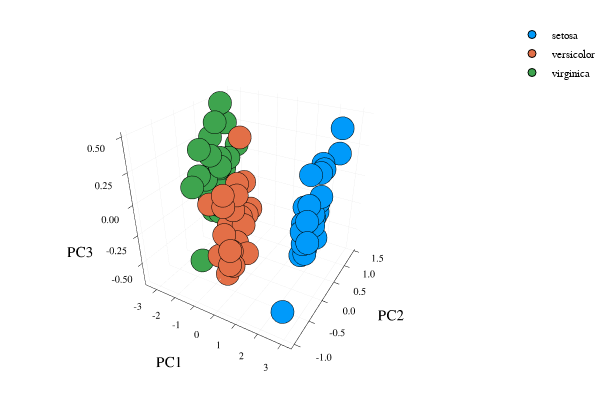

Write notebook code for a chart like this one.
### Code cell
# visualize first 3 principal components in 3D interacive plot
plotly() # using plotly for 3D-interacive graphing
p = scatter(setosa[1,:], setosa[2,:] ,setosa[3,:], marker=:circle, linewidth=0, label="setosa")
scatter!(versicolor[1,:], versicolor[2,:], versicolor[3,:], marker=:circle, linewidth=0, label="versicolor")
scatter!(virginica[1,:], virginica[2,:], virginica[3,:], marker=:circle, linewidth=0, label="virginica")
plot!(p, xlabel="PC1", ylabel="PC2", zlabel="PC3")

### Figure 1 — Plotly figure (JSON) as saved in the notebook; plotly's stock layout.template omitted (floating-point values rounded to 4 significant figures)
{"data": [{"colorbar": {"title": ""}, "legendgroup": "setosa", "marker": {"color": "rgba(0, 154, 250, 1.000)", "line": {"color": "rgba(0, 0, 0, 1.000)", "width": 1}, "size": 8, "symbol": "circle"}, "mode": "markers", "name": "setosa", "showlegend": true, "type": "scatter3d", "x": [2.727, 2.755, 2.324, 2.651, 2.689, 2.634, 3.226, 2.448, 2.677, 2.624, 2.576, 2.324, 2.521, 2.594, 2.646, 2.441, 2.654, 2.886, 2.83, 2.617, 2.836, 2.429, 2.725, 2.852, 2.726], "xaxis": "x1", "y": [-0.2309, -0.4061, 0.6464, 0.08281, -0.1741, -0.08252, -0.6143, 1.224, 0.2285, 0.4039, 0.33, 0.02917, -0.1911, 0.2952, -0.285, 0.3597, 0.984, 0.005853, 0.164, 0.1569, -0.9693, 0.09085, -0.3148, -0.3248, 0.03576], "yaxis": "y1", "z": [-0.2531, -0.02713, 0.2305, -0.02529, -0.2315, 0.0821, -0.02111, 0.4065, 0.03861, 0.249, 0.2336, 0.02661, -0.2912, -0.05838, -0.003412, -0.1222, 0.2599, -0.1801, 0.1024, -0.07585, -0.4807, 0.2597, -0.1499, 0.03467, -0.09957], "zmax": null, "zmin": null}, {"colorbar": {"title": ""}, "legendgroup": "versicolor", "marker": {"color": "rgba(227, 111, 71, 1.000)", "line": {"color": "rgba(0, 0, 0, 1.000)", "width": 1}, "size": 8, "symbol": "circle"}, "mode": "markers", "name": "versicolor", "showlegend": true, "type": "scatter3d", "x": [-0.901, -0.1896, -0.6319, 0.7373, 0.00578, -0.4948, -0.9661, -0.892, -0.2236, -0.04244, -0.3399, -0.9034, -0.8688, -1.528, 0.3142, 0.1891, -1.371, -0.7792, -0.8062, -0.1677, -0.8693, 0.6921, -0.3159, -0.6204, -0.2889], "xaxis": "x1", "y": [0.3507, -0.7887, -0.4053, -1.02, -0.7468, -0.09675, -0.08871, 0.5357, -0.2975, -0.5496, -0.02316, -0.1334, 0.3974, 0.3394, -0.333, -0.6438, -0.3793, 0.1729, -0.2645, -0.6603, -0.007377, -1.01, -0.2157, 0.0637, -0.3367], "yaxis": "y1", "z": [0.002741, -0.2911, -0.02078, -0.1213, 0.1792, 0.1008, -0.08985, -0.2759, -0.3224, -0.3171, -0.2543, -0.2632, -0.2934, -0.1485, -0.3773, -0.3998, -0.04504, 0.3938, -0.6706, -0.155, -0.02806, -0.2399, 0.0439, -0.2181, -0.04575], "zmax": null, "zmin": null}, {"colorbar": {"title": ""}, "legendgroup": "virginica", "marker": {"color": "rgba(62, 164, 78, 1.000)", "line": {"color": "rgba(0, 0, 0, 1.000)", "width": 1}, "size": 8, "symbol": "circle"}, "mode": "markers", "name": "virginica", "showlegend": true, "type": "scatter3d", "x": [-1.413, -1.954, -3.355, -2.896, -2.871, -1.789, -1.351, -1.882, -3.424, -1.303, -1.199, -1.375, -2.571, -1.274, -2.348, -3.162, -1.425, -3.034, -1.88, -2.076, -1.892, -2.533, -1.92, -1.742, -1.377], "xaxis": "x1", "y": [-0.5567, -0.1338, 0.6929, 0.4871, 0.8284, -0.1464, -0.7518, 0.1355, 1.254, -0.6734, -0.6162, -0.1422, 0.657, -0.09782, 0.5825, 1.473, -0.08304, 0.8332, 0.08581, 0.4442, 0.4761, 0.329, 0.2466, 0.1276, -0.2803], "yaxis": "y1", "z": [0.2141, 0.0759, -0.293, -0.3861, 0.497, -0.07681, 0.175, 0.4741, 0.2597, -0.4442, 0.4235, -0.1039, -0.1501, 0.2014, -0.404, 0.03445, -0.1814, -0.2694, 0.1552, 0.05409, 0.1407, 0.3093, 0.18, 0.1232, 0.315], "zmax": null, "zmin": null}], "layout": {"annotations": [], "height": 400, "legend": {"bgcolor": "rgba(255, 255, 255, 1.000)", "bordercolor": "rgba(0, 0, 0, 1.000)", "font": {"color": "rgba(0, 0, 0, 1.000)", "family": "sans-serif", "size": 11}, "tracegroupgap": 0, "x": 1, "y": 1}, "margin": {"b": 20, "l": 0, "r": 0, "t": 20}, "paper_bgcolor": "rgba(255, 255, 255, 1.000)", "plot_bgcolor": "rgba(255, 255, 255, 1.000)", "scene": {"camera": {"eye": {"x": 1.126, "y": -1.95, "z": 1.3}}, "xaxis": {"anchor": "y1", "domain": [0.09128, 0.9934], "gridcolor": "rgba(0, 0, 0, 0.100)", "gridwidth": 0.5, "linecolor": "rgba(0, 0, 0, 1.000)", "mirror": false, "range": [-3.624, 3.426], "showgrid": true, "showline": true, "showticklabels": true, "tickangle": 0, "tickcolor": "rgb(0, 0, 0)", "tickfont": {"color": "rgba(0, 0, 0, 1.000)", "family": "sans-serif", "size": 11}, "tickmode": "array", "ticks": "inside", "ticktext": ["-3", "-2", "-1", "0", "1", "2", "3"], "tickvals": [-3, -2, -1, 0, 1, 2, 3], "title": "PC1", "titlefont": {"color": "rgba(0, 0, 0, 1.000)", "family": "sans-serif", "size": 15}, "type": "-", "visible": true, "zeroline": false, "zerolinecolor": "rgba(0, 0, 0, 1.000)"}, "yaxis": {"anchor": "x1", "domain": [0.07581, 0.9902], "gridcolor": "rgba(0, 0, 0, 0.100)", "gridwidth": 0.5, "linecolor": "rgba(0, 0, 0, 1.000)", "mirror": false, "range": [-1.095, 1.548], "showgrid": true, "showline": true, "showticklabels": true, "tickangle": 0, "tickcolor": "rgb(0, 0, 0)", "tickfont": {"color": "rgba(0, 0, 0, 1.000)", "family": "sans-serif", "size": 11}, "tickmode": "array", "ticks": "inside", "ticktext": ["-1.0", "-0.5", "0.0", "0.5", "1.0", "1.5"], "tickvals": [-1, -0.5, 0, 0.5, 1, 1.5], "title": "PC2", "titlefont": {"color": "rgba(0, 0, 0, 1.000)", "family": "sans-serif", "size": 15}, "type": "-", "visible": true, "zeroline": false, "zerolinecolor": "rgba(0, 0, 0, 1.000)"}, "zaxis": {"gridcolor": "rgba(0, 0, 0, 0.100)", "gridwidth": 0.5, "linecolor": "rgba(0, 0, 0, 1.000)", "mirror": false, "range": [-0.7057, 0.532], "showgrid": true, "showline": true, "showticklabels": true, "tickangle": 0, "tickcolor": "rgb(0, 0, 0)", "tickfont": {"color": "rgba(0, 0, 0, 1.000)", "family": "sans-serif", "size": 11}, "tickmode": "array", "ticks": "inside", "ticktext": ["-0.50", "-0.25", "0.00", "0.25", "0.50"], "tickvals": [-0.5, -0.25, 0, 0.25, 0.5], "title": "PC3", "titlefont": {"color": "rgba(0, 0, 0, 1.000)", "family": "sans-serif", "size": 15}, "type": "-", "visible": true, "zeroline": false, "zerolinecolor": "rgba(0, 0, 0, 1.000)"}}, "showlegend": true, "width": 600}}
